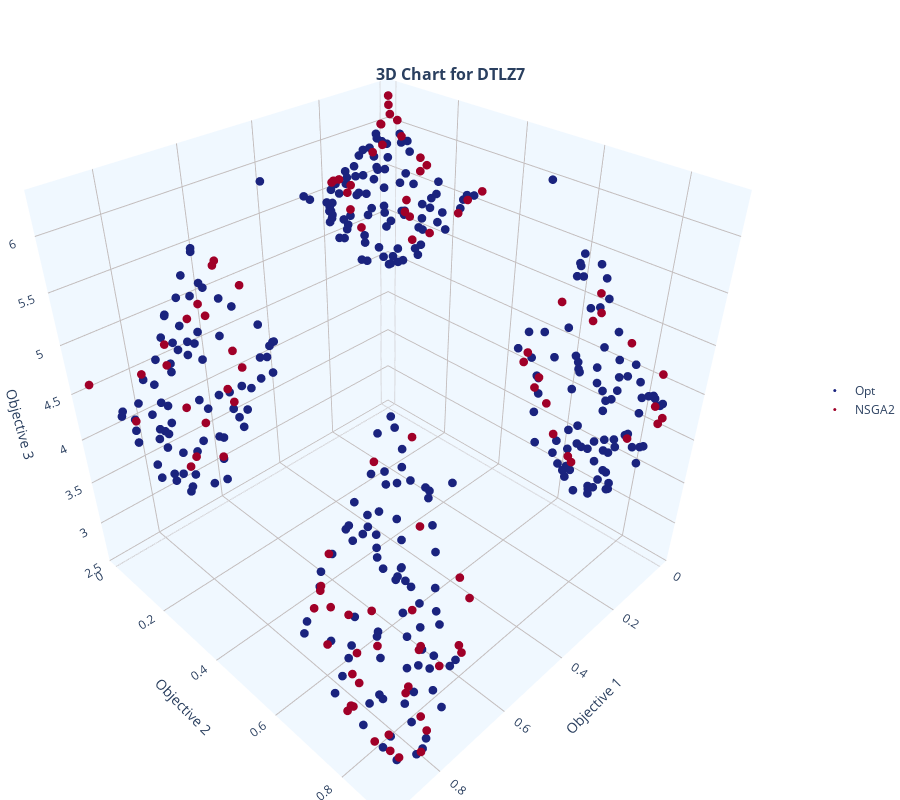

Notebook code cell kept with this figure:
### Markdown cell above
### DTLZ7 (Disconnected/Discontinuous)

### Code cell
mop = mb.mops.DTLZ7(M=3)
exp = mb.experiment(mop=mop, moea=mb.moeas.NSGA2())
F_opt = exp.optimal(n_points=1000).objectives
exp.run(generations=200, population=100)
mb.view.topo_shape(SmartArray(F_opt, name="Opt"), SmartArray(exp.front(), name="NSGA2"), title="DTLZ7")
